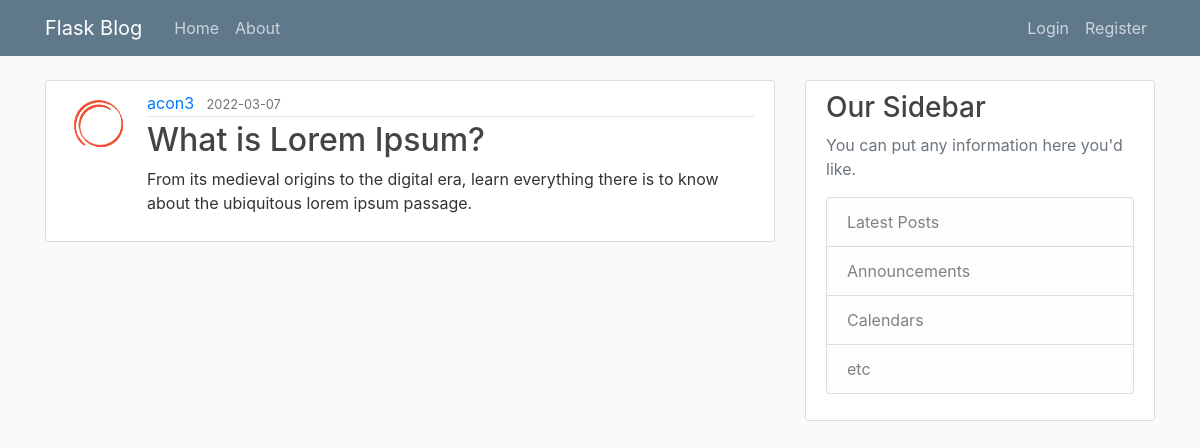
Page /post/9 on the committed database.
### flaskblog/models.py (models this page shows, shortened)
class User(db.Model, UserMixin):
    id = db.Column(db.Integer, primary_key=True)
    username = db.Column(db.String(20), unique=True, nullable=False)
    email = db.Column(db.String(120), unique=True, nullable=False)
    image_file = db.Column(db.String(20), nullable=False, default='default.jpg')
    password = db.Column(db.String(60), nullable=False)
    posts = db.relationship('Post', backref='author', lazy=True)

class Post(db.Model):
    id = db.Column(db.Integer, primary_key=True)
    title = db.Column(db.String(100), nullable=False)
    date_posted = db.Column(db.DateTime, nullable=False, default=datetime.utcnow)
    content = db.Column(db.Text, nullable=False)
    user_id = db.Column(db.Integer, db.ForeignKey('user.id'), nullable=False)

### flaskblog/posts/routes.py (the view)
@posts.route("/post/<int:post_id>")
def post(post_id):
    post = Post.query.get_or_404(post_id)
    return render_template('post.html', title=post.title, post=post)

### flaskblog/templates/post.html (shortened to what this page needs)
{% extends "layout.html" %}
{% block content %}
    <article class="media content-section">
        <img class="rounded-circle article-img" src="{{ url_for('static', filename='profile_pics/' + post.author.image_file) }}">
        <div class="media-body">
        <div class="article-metadata">
            <a class="mr-2" href="{{url_for('users.user_posts', username=post.author.username)}}">{{ post.author.username }}</a>
            <small class="text-muted">{{ post.date_posted.strftime('%Y-%m-%d') }}</small>
        </div>
        <h2 class="article-ttile">{{ post.title }}</h2>
        <p class="article-content">{{ post.content }}</p>
        </div>
    </article>
{% endblock content %}

### flaskblog/static/main.css (style rules this page uses)
body { background: #fafafa; color: #333333; margin-top: 5rem; }
h1, h2, h3, h4, h5, h6 { color: #444444; }
.content-section { background: #ffffff; padding: 10px 20px; border: 1px solid #dddddd; border-radius: 3px; margin-bottom: 20px; }
.article-content { white-space: pre-line; }
.article-img { height: 65px; width: 65px; margin-right: 16px; }
.article-metadata { padding-bottom: 1px; margin-bottom: 4px; border-bottom: 1px solid #e3e3e3 }

### rows in the picture
User: image_file (picture), author.username "acon3"
Post: date_posted "2022-03-07", title "What is Lorem Ipsum?", content "From its medieval origins to the digital era, learn everything there is to know about the ubiquitous lorem ipsum passage."
